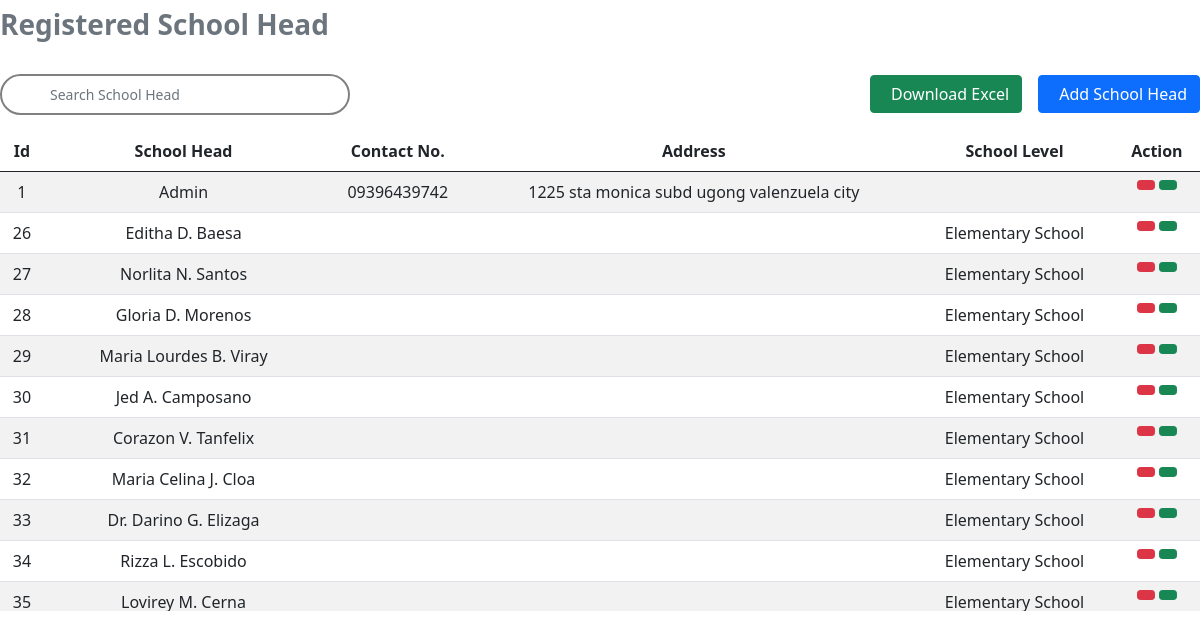
Page /table.php on the committed database.
### tables this page shows
CREATE TABLE `profile` (
  `id` int(11) NOT NULL,
  `name` varchar(300) NOT NULL,
  `bday` varchar(250) NOT NULL,
  `address` varchar(500) NOT NULL,
  `email` varchar(1000) NOT NULL,
  `contactNo` varchar(250) NOT NULL,
  `sex` varchar(250) NOT NULL,
  `yearAsSchoolHead` varchar(250) NOT NULL,
  `duration` varchar(250) NOT NULL,
  `learnersPerf` varchar(250) NOT NULL,
  `teacherPerf` varchar(250) NOT NULL,
  `financialMng` varchar(250) NOT NULL,
  `complaints` varchar(250) NOT NULL,
  `picture` varchar(1000) NOT NULL,
  `school` varchar(500) NOT NULL,
  `citizenship` varchar(250) NOT NULL,
  `civil` varchar(250) NOT NULL,
  `zipcode` varchar(250) NOT NULL,
  `employeeNo` varchar(250) NOT NULL,
  `placeBirth` varchar(250) NOT NULL
);

### table.php (the view, shortened to what this page needs)
<?php
    require "db.php";
    $q = "SELECT * FROM `profile`";
    $list = $con->query($q);
    $fetch = $list->fetch_assoc();
?>
<!DOCTYPE html>
<html lang="en">
<head>
    <link href="https://cdn.jsdelivr.net/npm/bootstrap@5.0.2/dist/css/bootstrap.min.css" rel="stylesheet">
</head>
<body>
    <div class=" text-secondary fw-bold p-2 ps-0 mb-3 w-50 h3">Registered School Head</div>
    <div class="d-flex align-items-center justify-content-between mb-3 mt-4 position-relative">
        <div class="d-flex align-items-center gap-4">
            <input id='searchBar' class="form-control form-control-sm fs-17 py-2 ps-5" style="border: 2px solid grey; border-radius: 100vmax; width: 350px;" type="text" placeholder='Search School Head'
            aria-label="Search">
        </div>
        <div class="d-flex gap-3">
            <button id='excelBtn' class='btn btn-success '><i class="fa-solid fa-file-arrow-down pe-2"></i>Download Excel</button>
            <button type="button" class="btn btn-primary " data-bs-toggle="modal" data-bs-target="#addSchool"><i class="fa-solid fa-plus pe-2"></i>Add School Head</button>
        </div>
    </div>
    <div class="table-responsive md" style="max-height: 480px;">
        <table id='tableToXLS' class='table text-center table-striped'>
            <thead>
                <tr>
                    <th>Id</th>
                    <th>School Head</th>
                    <th>Contact No.</th>
                    <th>Address</th>
                    <th>School Level</th>
                    <th colspan='3'>Action</th>
                </tr>
            </thead>
            <tbody id="idForSearchOutput">
                <?php if($list->num_rows){ ?>
                    <?php do{ ?>
                        <tr>
                            <td><?php echo $fetch['id'] ?></td>
                            <td><?php echo $fetch['name'] ?></td>
                            <td><?php echo $fetch['contactNo'] ?></td>
                            <td><?php echo $fetch['address'] ?></td>
                            <td><?php echo $fetch['school'] ?></td>
                            <td>
                                <div class="d-flex gap-1 justify-content-center">
                                    <button title="Delete" class="btn btn-danger btn-sm" id='deleteBtn' value='<?php echo $fetch['id'] ?>'><i class="fa-solid fa-trash"></i></button>
                                    <button title="View Equipment" class="btn btn-success btn-sm" id="viewBtn" value='<?php echo $fetch['email'] ?>'><i class="fa-solid fa-eye"></i></button>
                                </div>
                            </td>
                        </tr>
                    <?php }while($fetch = $list->fetch_assoc()) ?>
                <?php }else{ ?>
                    <tr>
                        <td colspan='12'>No data</td>
                    </tr>
                <?php } ?>
            </tbody>
        </table>
    </div>
</body>
</html>

### rows in the picture
profile: id "1", name "Admin", contactNo "09396439742", address "1225 sta monica subd ugong valenzuela city"
profile: id "26", name "Editha D. Baesa", school "Elementary School"
profile: id "27", name "Norlita N. Santos", school "Elementary School"
profile: id "28", name "Gloria D. Morenos", school "Elementary School"
profile: id "29", name "Maria Lourdes B. Viray", school "Elementary School"
profile: id "30", name "Jed A. Camposano", school "Elementary School"
profile: id "31", name "Corazon V. Tanfelix", school "Elementary School"
profile: id "32", name "Maria Celina J. Cloa", school "Elementary School"
profile: id "33", name "Dr. Darino G. Elizaga", school "Elementary School"
profile: id "34", name "Rizza L. Escobido", school "Elementary School"
profile: id "35", name "Lovirey M. Cerna", school "Elementary School"
